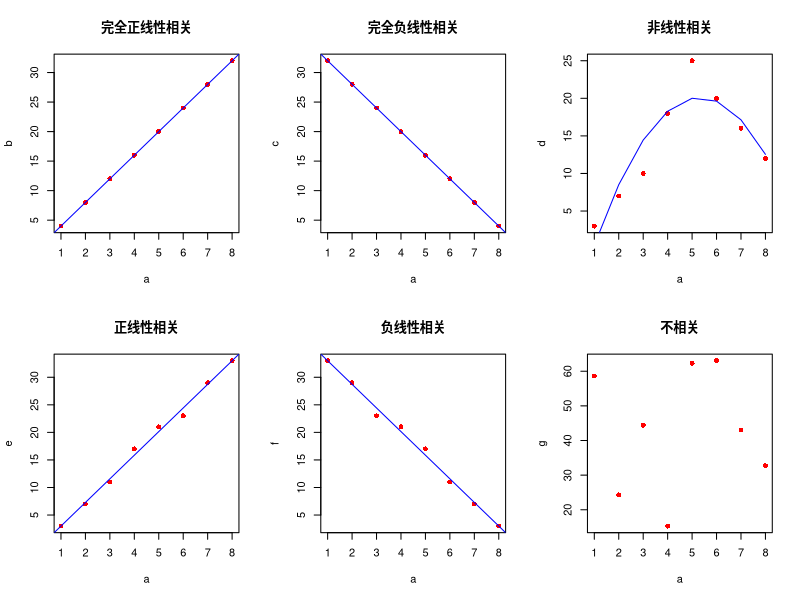
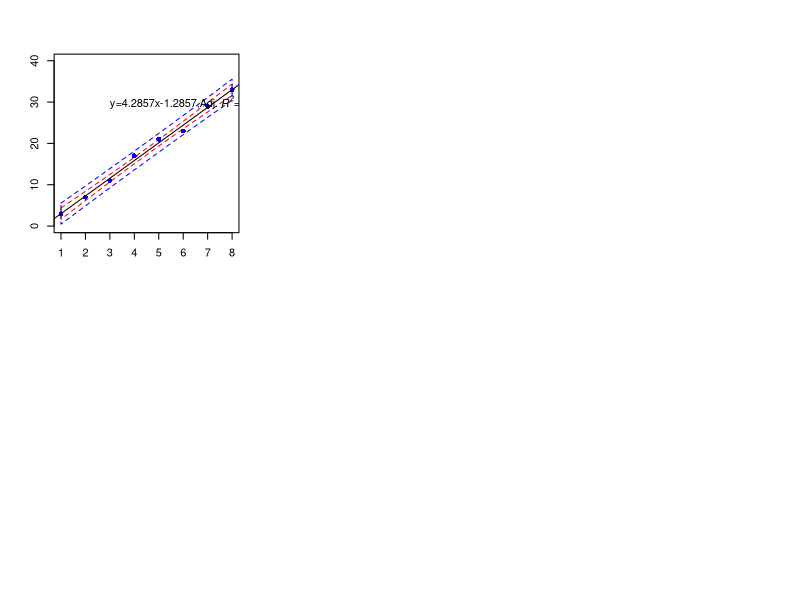
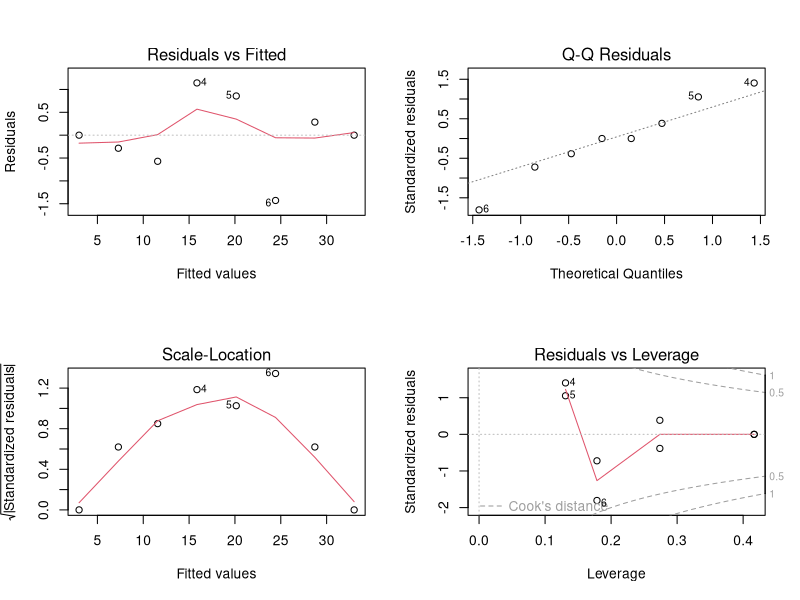
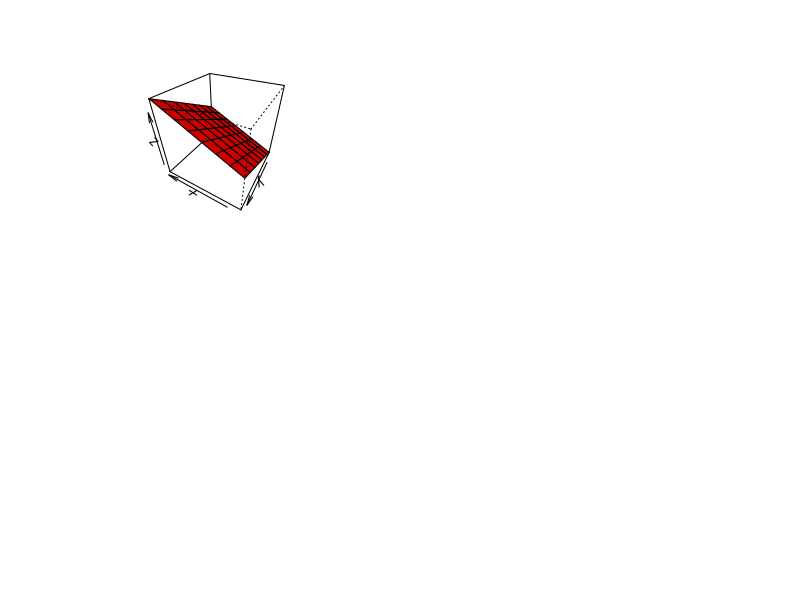
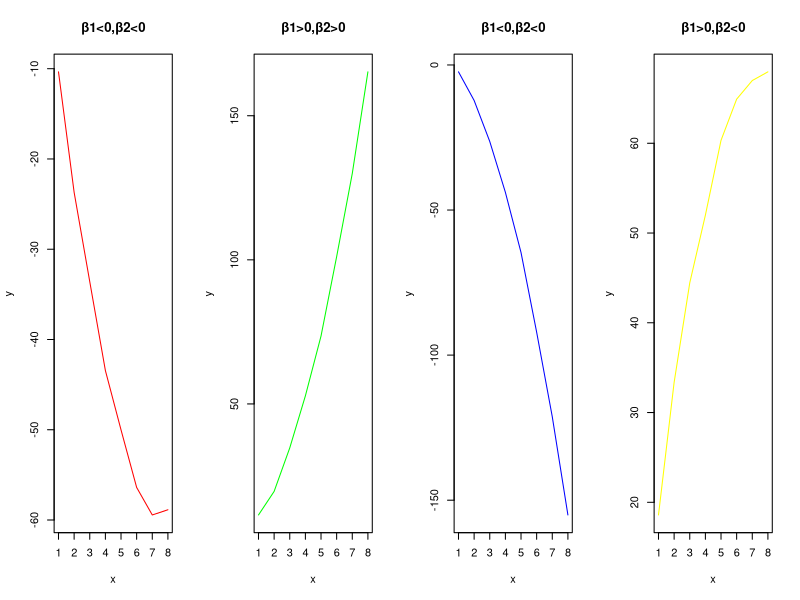
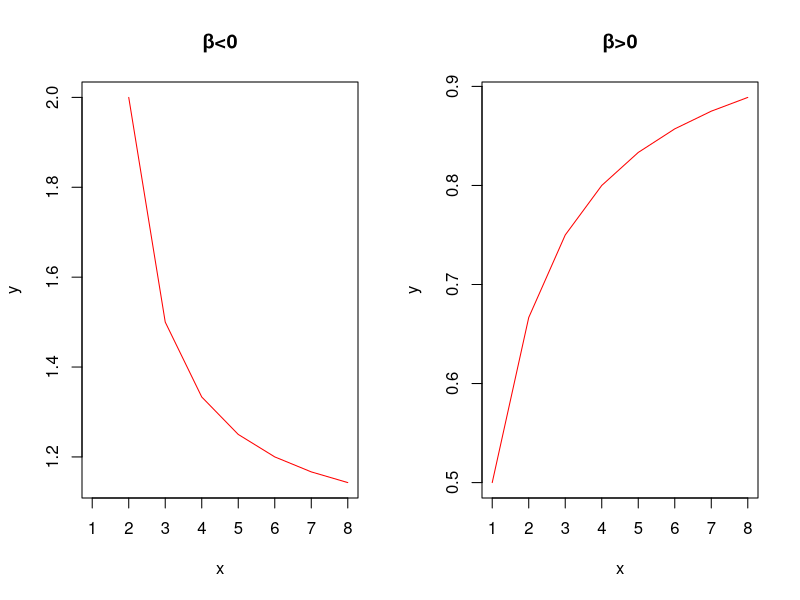
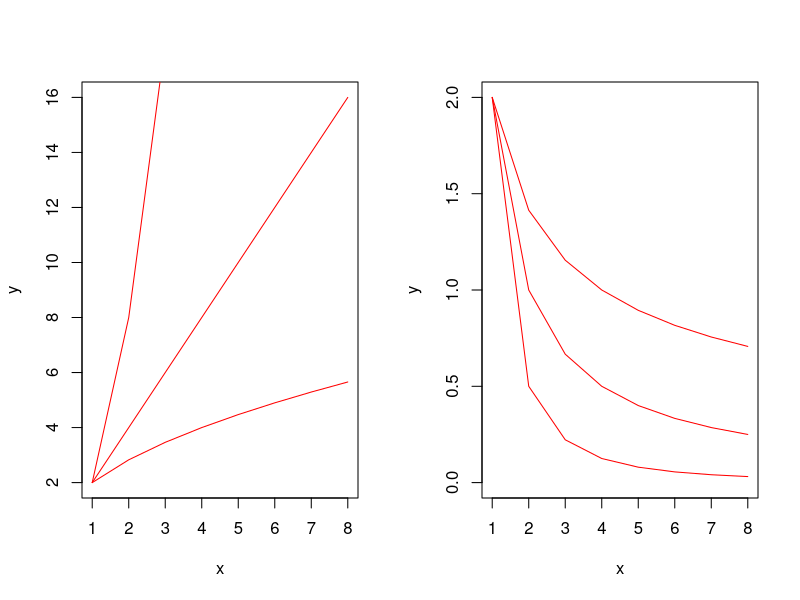
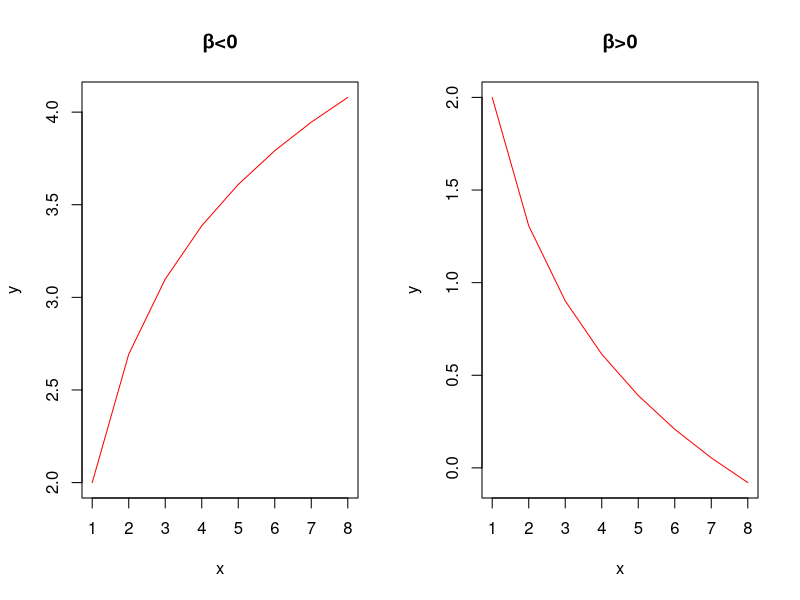

The R source for these figures, in order:
## ---- chunk 1
a<-seq(1,8,1)
b<-seq(4,32,4)
c<-seq(32,4,-4)
d<-c(3,7,10,18,25,20,16,12)
e<-c(3,7,11,17,21,23,29,33)
f<-c(33,29,23,21,17,11,7,3)
g<-runif(8,min=1,max=80)

modelb<-lm(b~a)
modelc<-lm(c~a)
modeld<-lm(d~I(a^2)+a)
modele<-lm(e~a)
modelf<-lm(f~a)

layout(matrix(c(1,2,3,4,5,6),nrow=2,byrow=T))
plot(a,b,pch=16,col="red",main="完全正线性相关")
abline(modelb,col="blue")
plot(a,c,pch=16,col="red",main="完全负线性相关")
abline(modelc,col="blue")
plot(a,d,pch=16,col="red",main="非线性相关")
lines(a,fitted(modeld),col="blue")
plot(a,e,pch=16,col="red",main="正线性相关")
abline(modele,col="blue")
plot(a,f,pch=16,col="red",main="负线性相关")
abline(modelf,col="blue")
plot(a,g,pch=16,col="red",main="不相关")
## ---- chunk 2
a<-seq(1,8,1)
e<-c(3,7,11,17,21,23,29,33)
modele<-lm(e~a)

h<-data.frame(h=seq(1,8,1))
con<-predict.lm(modele,h,interval="confidence",level=0.95)
pre<-predict.lm(modele,h,interval="prediction",level=0.95)

plot(a,e,type="n",xlab="", ylab="", xlim=c(1,8),  ylim=c(0, 40))
polygon(c(h[,1], rev(h[,1])), c(con[,3], rev(con[,2])),border="red",lwd=1,lty = c("dashed", "solid"))
polygon(c(h[,1], rev(h[,1])), c(pre[,3], rev(pre[,2])),border="blue",lwd=1,lty = c("dashed", "solid"))
points(a,e,pch=16,col="blue")
abline(modele,col="black")
text(3,30,labels=expression(paste("y=4.2857x-1.2857,","Adj. ", italic(R)^2, "=0.9941, ", italic(P), "<0.01")), cex=1, adj=0)
## ---- chunk 3
a<-seq(1,8,1)
e<-c(3,7,11,17,21,23,29,33)
modele<-lm(e~a)
layout(matrix(c(1,2,3,4),nrow=2,byrow=T))
plot(modele)
## ---- chunk 4
x<-seq(1,8,1)
y<-seq(1,24,3)
f<-function(x,y){
  r<-3*x+y
}
z<-outer(x,y,f)
persp(x,y,z,theta=210,phi=35,col="red3")
## ---- chunk 5
model.qr<-function(x,beta1=2,beta2=3){
  r<-4.5+beta1*x+beta2*x^2
  e<-runif(length(x),-1,1)
  pre<-r+e
  return(pre)
}

x<-seq(1,8,1)
y<-model.qr(x,-16,1)

layout(matrix(c(1,2,3,4),nrow=1,byrow=T))
plot(x,y,type="l",col="red",main="β1<0,β2<0")

y<-model.qr(x,4,2)
plot(x,y,type="l",col="green",main="β1>0,β2>0")

y<-model.qr(x,-4,-2)
plot(x,y,type="l",col="blue",main="β1<0,β2<0")

y<-model.qr(x,16,-1)
plot(x,y,type="l",col="yellow",main="β1>0,β2<0")
## ---- chunk 6
model.1<-function(x,a=2,b=3){
  pre<-x/(a*x+b)
  return(pre)
}
layout(matrix(c(1,2),nrow=1,byrow=T))
x<-seq(1,8,1)
y<-model.1(x,1,-1)
plot(x,y,type="l",col="red",main="β<0")

y<-model.1(x,1,1)
plot(x,y,type="l",col="red",main="β>0")
## ---- chunk 7
model.2<-function(x,a=2,b=3){
  pre<-a*x^b
  return(pre)
}
layout(matrix(c(1,2),nrow=1,byrow=T))
x<-seq(1,8,1)
y<-model.2(x,2,1)
plot(x,y,type="l",col="red")
y<-model.2(x,2,2)
lines(x,y,col="red")
y<-model.2(x,2,0.5)
lines(x,y,col="red")

y<-model.2(x,2,-1)
plot(x,y,type="l",col="red",ylim=c(0,2))
y<-model.2(x,2,-2)
lines(x,y,col="red")
y<-model.2(x,2,-0.5)
lines(x,y,col="red")
## ---- chunk 8
model.3<-function(x,a=2,b=3){
  pre<-a+b*log(x)
  return(pre)
}
layout(matrix(c(1,2),nrow=1,byrow=T))
x<-seq(1,8,1)
y<-model.3(x,2,1)
plot(x,y,type="l",col="red",main="β<0")

y<-model.3(x,2,-1)
plot(x,y,type="l",col="red",main="β>0")
## ---- chunk 9
model.4<-function(x,a=2,b=3){
  pre<-a^(b*x)
  return(pre)
}
layout(matrix(c(1,2),nrow=1,byrow=T))
x<-seq(1,8,1)
y<-model.4(x,2,1)
plot(x,y,type="l",col="red",main="β<0")

y<-model.4(x,2,-1)
plot(x,y,type="l",col="red",main="β>0")
## ---- chunk 10
model.5<-function(x,a=2,b=3){
  pre<-1/(a+b*exp(-x))
  return(pre)
}
x<-seq(-8,8,1)
y<-model.5(x,2,1)
#layout(matrix(c(1),nrow=1,byrow=T))
plot(x,y,type="l",col="red",ylim=c(0,0.5))
## ---- chunk 11
x<-seq(1,25,1)
y<-seq(1,25,1)
y[1:12]<-1
y[13:25]<-0
dataxy<-data.frame(x,y)

layout(matrix(c(1,2),nrow=1,byrow=T))
plot(x,y,pch=16,col="blue")

m.sl<-lm(y~x,data=dataxy)
plot(x,y,pch=16,col="blue")
abline(m.sl,col="red",lty=2)
## ---- chunk 12
x<-seq(from=-10,to=10,by = 0.01)
y=exp(x)/(1+exp(x))
plot(x,y,type="l",col="blue")
